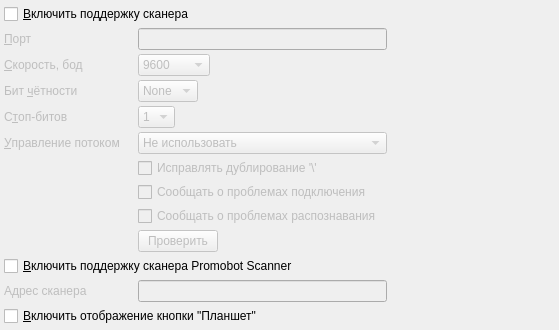
<?xml version="1.0" encoding="UTF-8"?>
<ui version="4.0">
 <class>serialPortScannerPage</class>
 <widget class="QWidget" name="serialPortScannerPage">
  <property name="geometry">
   <rect>
    <x>0</x>
    <y>0</y>
    <width>559</width>
    <height>328</height>
   </rect>
  </property>
  <property name="windowTitle">
   <string>Подключение сканера</string>
  </property>
  <layout class="QGridLayout" name="gridLayout">
   <property name="leftMargin">
    <number>4</number>
   </property>
   <property name="topMargin">
    <number>4</number>
   </property>
   <property name="rightMargin">
    <number>4</number>
   </property>
   <property name="bottomMargin">
    <number>4</number>
   </property>
   <property name="spacing">
    <number>4</number>
   </property>
   <item row="4" column="3">
    <spacer name="horizontalSpacer_12">
     <property name="orientation">
      <enum>Qt::Horizontal</enum>
     </property>
     <property name="sizeHint" stdset="0">
      <size>
       <width>84</width>
       <height>20</height>
      </size>
     </property>
    </spacer>
   </item>
   <item row="11" column="3">
    <spacer name="horizontalSpacer_11">
     <property name="orientation">
      <enum>Qt::Horizontal</enum>
     </property>
     <property name="sizeHint" stdset="0">
      <size>
       <width>84</width>
       <height>20</height>
      </size>
     </property>
    </spacer>
   </item>
   <item row="11" column="1" colspan="2">
    <widget class="QLineEdit" name="edtScanPromobotAddress">
     <property name="enabled">
      <bool>false</bool>
     </property>
     <property name="toolTip">
      <string>&lt;html&gt;&lt;head/&gt;&lt;body&gt;&lt;p&gt;для Windows:&lt;/p&gt;&lt;ul style=&quot;margin-top: 0px; margin-bottom: 0px; margin-left: 0px; margin-right: 0px; -qt-list-indent: 1;&quot;&gt;&lt;li style=&quot; margin-top:12px; margin-bottom:12px; margin-left:0px; margin-right:0px; -qt-block-indent:0; text-indent:0px;&quot;&gt;&lt;span style=&quot; font-weight:600;&quot;&gt;com&lt;/span&gt;&lt;span style=&quot; font-weight:600; font-style:italic;&quot;&gt;{N}&lt;/span&gt;&lt;/li&gt;&lt;/ul&gt;&lt;p&gt;для linux (обычно):&lt;/p&gt;&lt;ul style=&quot;margin-top: 0px; margin-bottom: 0px; margin-left: 0px; margin-right: 0px; -qt-list-indent: 1;&quot;&gt;&lt;li style=&quot; margin-top:12px; margin-bottom:0px; margin-left:0px; margin-right:0px; -qt-block-indent:0; text-indent:0px;&quot;&gt;RS-232:&lt;span style=&quot; font-weight:600;&quot;&gt;/dev/ttyS&lt;/span&gt;&lt;span style=&quot; font-weight:600; font-style:italic;&quot;&gt;{N}&lt;/span&gt; ,&lt;/li&gt;&lt;li style=&quot; margin-top:0px; margin-bottom:12px; margin-left:0px; margin-right:0px; -qt-block-indent:0; text-indent:0px;&quot;&gt;USB: &lt;span style=&quot; font-weight:600;&quot;&gt;/dev/ttyUSB&lt;/span&gt;&lt;span style=&quot; font-weight:600; font-style:italic;&quot;&gt;{N}&lt;/span&gt;&lt;/li&gt;&lt;/ul&gt;&lt;/body&gt;&lt;/html&gt;</string>
     </property>
    </widget>
   </item>
   <item row="11" column="0">
    <widget class="QLabel" name="lblScanPromobotUrl">
     <property name="enabled">
      <bool>false</bool>
     </property>
     <property name="minimumSize">
      <size>
       <width>130</width>
       <height>0</height>
      </size>
     </property>
     <property name="text">
      <string>Адрес сканера</string>
     </property>
     <property name="buddy">
      <cstring></cstring>
     </property>
    </widget>
   </item>
   <item row="2" column="3">
    <spacer name="horizontalSpacer_9">
     <property name="orientation">
      <enum>Qt::Horizontal</enum>
     </property>
     <property name="sizeHint" stdset="0">
      <size>
       <width>84</width>
       <height>20</height>
      </size>
     </property>
    </spacer>
   </item>
   <item row="3" column="0">
    <widget class="QLabel" name="lblScanParity">
     <property name="enabled">
      <bool>false</bool>
     </property>
     <property name="minimumSize">
      <size>
       <width>130</width>
       <height>0</height>
      </size>
     </property>
     <property name="text">
      <string>Бит &amp;чётности</string>
     </property>
     <property name="buddy">
      <cstring>cmbScanParity</cstring>
     </property>
    </widget>
   </item>
   <item row="4" column="1">
    <widget class="QComboBox" name="cmbScanStopBits">
     <property name="enabled">
      <bool>false</bool>
     </property>
     <property name="sizePolicy">
      <sizepolicy hsizetype="Maximum" vsizetype="Fixed">
       <horstretch>0</horstretch>
       <verstretch>0</verstretch>
      </sizepolicy>
     </property>
     <item>
      <property name="text">
       <string>1</string>
      </property>
     </item>
     <item>
      <property name="text">
       <string>2</string>
      </property>
     </item>
    </widget>
   </item>
   <item row="4" column="0">
    <widget class="QLabel" name="lblScanStopBits">
     <property name="enabled">
      <bool>false</bool>
     </property>
     <property name="minimumSize">
      <size>
       <width>130</width>
       <height>0</height>
      </size>
     </property>
     <property name="text">
      <string>С&amp;топ-битов</string>
     </property>
     <property name="buddy">
      <cstring>cmbScanStopBits</cstring>
     </property>
    </widget>
   </item>
   <item row="2" column="1">
    <widget class="QComboBox" name="cmbScanBaudrate">
     <property name="enabled">
      <bool>false</bool>
     </property>
     <property name="sizePolicy">
      <sizepolicy hsizetype="Maximum" vsizetype="Fixed">
       <horstretch>0</horstretch>
       <verstretch>0</verstretch>
      </sizepolicy>
     </property>
     <property name="currentIndex">
      <number>2</number>
     </property>
     <item>
      <property name="text">
       <string>2400</string>
      </property>
     </item>
     <item>
      <property name="text">
       <string>4800</string>
      </property>
     </item>
     <item>
      <property name="text">
       <string>9600</string>
      </property>
     </item>
     <item>
      <property name="text">
       <string>19200</string>
      </property>
     </item>
     <item>
      <property name="text">
       <string>38400</string>
      </property>
     </item>
     <item>
      <property name="text">
       <string>57600</string>
      </property>
     </item>
     <item>
      <property name="text">
       <string>115200</string>
      </property>
     </item>
    </widget>
   </item>
   <item row="6" column="1" colspan="3">
    <widget class="QCheckBox" name="chkScanCorrectBackslashes">
     <property name="enabled">
      <bool>false</bool>
     </property>
     <property name="text">
      <string>Исправлять дублирование '\'</string>
     </property>
    </widget>
   </item>
   <item row="8" column="1" colspan="3">
    <widget class="QCheckBox" name="chkScanParseReport">
     <property name="enabled">
      <bool>false</bool>
     </property>
     <property name="text">
      <string>Сообщать о проблемах распознавания</string>
     </property>
    </widget>
   </item>
   <item row="10" column="0" colspan="4">
    <widget class="QCheckBox" name="chkScanPromobotEnable">
     <property name="text">
      <string>&amp;Включить поддержку сканера Promobot Scanner</string>
     </property>
    </widget>
   </item>
   <item row="9" column="1">
    <widget class="QPushButton" name="btnScanTest">
     <property name="enabled">
      <bool>false</bool>
     </property>
     <property name="sizePolicy">
      <sizepolicy hsizetype="Maximum" vsizetype="Fixed">
       <horstretch>0</horstretch>
       <verstretch>0</verstretch>
      </sizepolicy>
     </property>
     <property name="text">
      <string>Проверить</string>
     </property>
    </widget>
   </item>
   <item row="13" column="0">
    <spacer name="verticalSpacer_5">
     <property name="orientation">
      <enum>Qt::Vertical</enum>
     </property>
     <property name="sizeHint" stdset="0">
      <size>
       <width>20</width>
       <height>42</height>
      </size>
     </property>
    </spacer>
   </item>
   <item row="1" column="0">
    <widget class="QLabel" name="lblScanPort">
     <property name="enabled">
      <bool>false</bool>
     </property>
     <property name="minimumSize">
      <size>
       <width>130</width>
       <height>0</height>
      </size>
     </property>
     <property name="text">
      <string>&amp;Порт</string>
     </property>
     <property name="buddy">
      <cstring>edtScanPort</cstring>
     </property>
    </widget>
   </item>
   <item row="2" column="0">
    <widget class="QLabel" name="lblScanBaudrate">
     <property name="enabled">
      <bool>false</bool>
     </property>
     <property name="minimumSize">
      <size>
       <width>130</width>
       <height>0</height>
      </size>
     </property>
     <property name="text">
      <string>&amp;Скорость, бод</string>
     </property>
     <property name="buddy">
      <cstring>cmbScanBaudrate</cstring>
     </property>
    </widget>
   </item>
   <item row="1" column="1" colspan="2">
    <widget class="QLineEdit" name="edtScanPort">
     <property name="enabled">
      <bool>false</bool>
     </property>
     <property name="toolTip">
      <string>&lt;html&gt;&lt;head/&gt;&lt;body&gt;&lt;p&gt;для Windows:&lt;/p&gt;&lt;ul style=&quot;margin-top: 0px; margin-bottom: 0px; margin-left: 0px; margin-right: 0px; -qt-list-indent: 1;&quot;&gt;&lt;li style=&quot; margin-top:12px; margin-bottom:12px; margin-left:0px; margin-right:0px; -qt-block-indent:0; text-indent:0px;&quot;&gt;&lt;span style=&quot; font-weight:600;&quot;&gt;com&lt;/span&gt;&lt;span style=&quot; font-weight:600; font-style:italic;&quot;&gt;{N}&lt;/span&gt;&lt;/li&gt;&lt;/ul&gt;&lt;p&gt;для linux (обычно):&lt;/p&gt;&lt;ul style=&quot;margin-top: 0px; margin-bottom: 0px; margin-left: 0px; margin-right: 0px; -qt-list-indent: 1;&quot;&gt;&lt;li style=&quot; margin-top:12px; margin-bottom:0px; margin-left:0px; margin-right:0px; -qt-block-indent:0; text-indent:0px;&quot;&gt;RS-232:&lt;span style=&quot; font-weight:600;&quot;&gt;/dev/ttyS&lt;/span&gt;&lt;span style=&quot; font-weight:600; font-style:italic;&quot;&gt;{N}&lt;/span&gt; ,&lt;/li&gt;&lt;li style=&quot; margin-top:0px; margin-bottom:12px; margin-left:0px; margin-right:0px; -qt-block-indent:0; text-indent:0px;&quot;&gt;USB: &lt;span style=&quot; font-weight:600;&quot;&gt;/dev/ttyUSB&lt;/span&gt;&lt;span style=&quot; font-weight:600; font-style:italic;&quot;&gt;{N}&lt;/span&gt;&lt;/li&gt;&lt;/ul&gt;&lt;/body&gt;&lt;/html&gt;</string>
     </property>
    </widget>
   </item>
   <item row="0" column="0" colspan="4">
    <widget class="QCheckBox" name="chkScanEnable">
     <property name="text">
      <string>&amp;Включить поддержку сканера</string>
     </property>
    </widget>
   </item>
   <item row="3" column="3">
    <spacer name="horizontalSpacer_10">
     <property name="orientation">
      <enum>Qt::Horizontal</enum>
     </property>
     <property name="sizeHint" stdset="0">
      <size>
       <width>84</width>
       <height>20</height>
      </size>
     </property>
    </spacer>
   </item>
   <item row="1" column="3">
    <spacer name="horizontalSpacer_8">
     <property name="orientation">
      <enum>Qt::Horizontal</enum>
     </property>
     <property name="sizeHint" stdset="0">
      <size>
       <width>84</width>
       <height>20</height>
      </size>
     </property>
    </spacer>
   </item>
   <item row="3" column="1">
    <widget class="QComboBox" name="cmbScanParity">
     <property name="enabled">
      <bool>false</bool>
     </property>
     <property name="sizePolicy">
      <sizepolicy hsizetype="Maximum" vsizetype="Fixed">
       <horstretch>0</horstretch>
       <verstretch>0</verstretch>
      </sizepolicy>
     </property>
     <item>
      <property name="text">
       <string>None</string>
      </property>
     </item>
     <item>
      <property name="text">
       <string>Odd</string>
      </property>
     </item>
     <item>
      <property name="text">
       <string>Even</string>
      </property>
     </item>
    </widget>
   </item>
   <item row="5" column="0">
    <widget class="QLabel" name="lblScanFlowControl">
     <property name="enabled">
      <bool>false</bool>
     </property>
     <property name="minimumSize">
      <size>
       <width>130</width>
       <height>0</height>
      </size>
     </property>
     <property name="text">
      <string>&amp;Управление потоком</string>
     </property>
     <property name="buddy">
      <cstring>cmbScanFlowControl</cstring>
     </property>
    </widget>
   </item>
   <item row="9" column="2">
    <spacer name="horizontalSpacer_13">
     <property name="orientation">
      <enum>Qt::Horizontal</enum>
     </property>
     <property name="sizeHint" stdset="0">
      <size>
       <width>85</width>
       <height>20</height>
      </size>
     </property>
    </spacer>
   </item>
   <item row="5" column="1" colspan="2">
    <widget class="QComboBox" name="cmbScanFlowControl">
     <property name="enabled">
      <bool>false</bool>
     </property>
     <item>
      <property name="text">
       <string>Не использовать</string>
      </property>
     </item>
     <item>
      <property name="text">
       <string>Аппаратное</string>
      </property>
     </item>
     <item>
      <property name="text">
       <string>Программное</string>
      </property>
     </item>
    </widget>
   </item>
   <item row="7" column="1" colspan="3">
    <widget class="QCheckBox" name="chkScanConnectionReport">
     <property name="enabled">
      <bool>false</bool>
     </property>
     <property name="text">
      <string>Сообщать о проблемах подключения</string>
     </property>
    </widget>
   </item>
   <item row="12" column="0" colspan="3">
    <widget class="QCheckBox" name="chkTabletSignEnable">
     <property name="text">
      <string>&amp;Включить отображение кнопки &quot;Планшет&quot;</string>
     </property>
    </widget>
   </item>
  </layout>
 </widget>
 <tabstops>
  <tabstop>chkScanEnable</tabstop>
  <tabstop>edtScanPort</tabstop>
  <tabstop>cmbScanBaudrate</tabstop>
  <tabstop>cmbScanParity</tabstop>
  <tabstop>cmbScanStopBits</tabstop>
  <tabstop>cmbScanFlowControl</tabstop>
  <tabstop>chkScanConnectionReport</tabstop>
  <tabstop>chkScanCorrectBackslashes</tabstop>
  <tabstop>chkScanParseReport</tabstop>
  <tabstop>btnScanTest</tabstop>
 </tabstops>
 <resources/>
 <connections>
  <connection>
   <sender>chkScanEnable</sender>
   <signal>toggled(bool)</signal>
   <receiver>lblScanPort</receiver>
   <slot>setEnabled(bool)</slot>
   <hints>
    <hint type="sourcelabel">
     <x>9</x>
     <y>13</y>
    </hint>
    <hint type="destinationlabel">
     <x>8</x>
     <y>34</y>
    </hint>
   </hints>
  </connection>
  <connection>
   <sender>chkScanEnable</sender>
   <signal>toggled(bool)</signal>
   <receiver>lblScanBaudrate</receiver>
   <slot>setEnabled(bool)</slot>
   <hints>
    <hint type="sourcelabel">
     <x>19</x>
     <y>13</y>
    </hint>
    <hint type="destinationlabel">
     <x>18</x>
     <y>57</y>
    </hint>
   </hints>
  </connection>
  <connection>
   <sender>chkScanEnable</sender>
   <signal>toggled(bool)</signal>
   <receiver>lblScanParity</receiver>
   <slot>setEnabled(bool)</slot>
   <hints>
    <hint type="sourcelabel">
     <x>26</x>
     <y>13</y>
    </hint>
    <hint type="destinationlabel">
     <x>28</x>
     <y>84</y>
    </hint>
   </hints>
  </connection>
  <connection>
   <sender>chkScanEnable</sender>
   <signal>toggled(bool)</signal>
   <receiver>lblScanStopBits</receiver>
   <slot>setEnabled(bool)</slot>
   <hints>
    <hint type="sourcelabel">
     <x>36</x>
     <y>12</y>
    </hint>
    <hint type="destinationlabel">
     <x>40</x>
     <y>108</y>
    </hint>
   </hints>
  </connection>
  <connection>
   <sender>chkScanEnable</sender>
   <signal>toggled(bool)</signal>
   <receiver>lblScanFlowControl</receiver>
   <slot>setEnabled(bool)</slot>
   <hints>
    <hint type="sourcelabel">
     <x>51</x>
     <y>10</y>
    </hint>
    <hint type="destinationlabel">
     <x>54</x>
     <y>136</y>
    </hint>
   </hints>
  </connection>
  <connection>
   <sender>chkScanEnable</sender>
   <signal>toggled(bool)</signal>
   <receiver>edtScanPort</receiver>
   <slot>setEnabled(bool)</slot>
   <hints>
    <hint type="sourcelabel">
     <x>141</x>
     <y>10</y>
    </hint>
    <hint type="destinationlabel">
     <x>143</x>
     <y>27</y>
    </hint>
   </hints>
  </connection>
  <connection>
   <sender>chkScanEnable</sender>
   <signal>toggled(bool)</signal>
   <receiver>cmbScanBaudrate</receiver>
   <slot>setEnabled(bool)</slot>
   <hints>
    <hint type="sourcelabel">
     <x>151</x>
     <y>11</y>
    </hint>
    <hint type="destinationlabel">
     <x>152</x>
     <y>55</y>
    </hint>
   </hints>
  </connection>
  <connection>
   <sender>chkScanEnable</sender>
   <signal>toggled(bool)</signal>
   <receiver>cmbScanParity</receiver>
   <slot>setEnabled(bool)</slot>
   <hints>
    <hint type="sourcelabel">
     <x>160</x>
     <y>13</y>
    </hint>
    <hint type="destinationlabel">
     <x>161</x>
     <y>82</y>
    </hint>
   </hints>
  </connection>
  <connection>
   <sender>chkScanEnable</sender>
   <signal>toggled(bool)</signal>
   <receiver>cmbScanStopBits</receiver>
   <slot>setEnabled(bool)</slot>
   <hints>
    <hint type="sourcelabel">
     <x>172</x>
     <y>12</y>
    </hint>
    <hint type="destinationlabel">
     <x>172</x>
     <y>111</y>
    </hint>
   </hints>
  </connection>
  <connection>
   <sender>chkScanEnable</sender>
   <signal>toggled(bool)</signal>
   <receiver>cmbScanFlowControl</receiver>
   <slot>setEnabled(bool)</slot>
   <hints>
    <hint type="sourcelabel">
     <x>182</x>
     <y>14</y>
    </hint>
    <hint type="destinationlabel">
     <x>185</x>
     <y>136</y>
    </hint>
   </hints>
  </connection>
  <connection>
   <sender>chkScanEnable</sender>
   <signal>toggled(bool)</signal>
   <receiver>chkScanCorrectBackslashes</receiver>
   <slot>setEnabled(bool)</slot>
   <hints>
    <hint type="sourcelabel">
     <x>194</x>
     <y>11</y>
    </hint>
    <hint type="destinationlabel">
     <x>196</x>
     <y>160</y>
    </hint>
   </hints>
  </connection>
  <connection>
   <sender>chkScanEnable</sender>
   <signal>toggled(bool)</signal>
   <receiver>chkScanConnectionReport</receiver>
   <slot>setEnabled(bool)</slot>
   <hints>
    <hint type="sourcelabel">
     <x>208</x>
     <y>10</y>
    </hint>
    <hint type="destinationlabel">
     <x>207</x>
     <y>182</y>
    </hint>
   </hints>
  </connection>
  <connection>
   <sender>chkScanEnable</sender>
   <signal>toggled(bool)</signal>
   <receiver>chkScanParseReport</receiver>
   <slot>setEnabled(bool)</slot>
   <hints>
    <hint type="sourcelabel">
     <x>218</x>
     <y>16</y>
    </hint>
    <hint type="destinationlabel">
     <x>221</x>
     <y>205</y>
    </hint>
   </hints>
  </connection>
  <connection>
   <sender>chkScanEnable</sender>
   <signal>toggled(bool)</signal>
   <receiver>btnScanTest</receiver>
   <slot>setEnabled(bool)</slot>
   <hints>
    <hint type="sourcelabel">
     <x>234</x>
     <y>12</y>
    </hint>
    <hint type="destinationlabel">
     <x>198</x>
     <y>237</y>
    </hint>
   </hints>
  </connection>
  <connection>
   <sender>chkScanPromobotEnable</sender>
   <signal>toggled(bool)</signal>
   <receiver>edtScanPromobotAddress</receiver>
   <slot>setEnabled(bool)</slot>
   <hints>
    <hint type="sourcelabel">
     <x>279</x>
     <y>243</y>
    </hint>
    <hint type="destinationlabel">
     <x>260</x>
     <y>265</y>
    </hint>
   </hints>
  </connection>
  <connection>
   <sender>chkScanPromobotEnable</sender>
   <signal>toggled(bool)</signal>
   <receiver>lblScanPromobotUrl</receiver>
   <slot>setEnabled(bool)</slot>
   <hints>
    <hint type="sourcelabel">
     <x>279</x>
     <y>243</y>
    </hint>
    <hint type="destinationlabel">
     <x>68</x>
     <y>265</y>
    </hint>
   </hints>
  </connection>
 </connections>
</ui>
